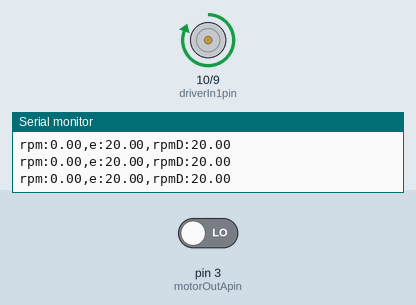
Recording of a sketch running on a simulated Arduino Uno, built with avr-gcc and run on an emulated ATmega328P. Shown: motor-driver pin pairs drawn as motors (green arrow = first pin HIGH = forward, orange = second pin HIGH = backward, longer = more drive, scaled by the enable pin), the last lines printed to the serial monitor. Inputs (shaded band) come from the test bench; at power-on: pin 3 (motorOutApin) LOW.

Above: at 0.2 s.
At 11.55 s:
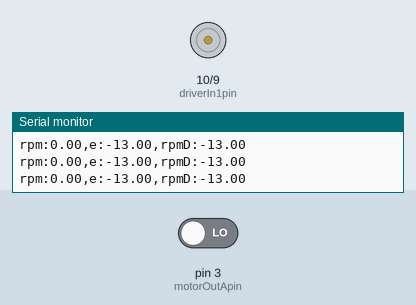
At 18.48 s:
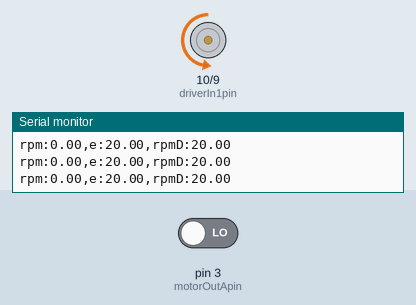
At 37.14 s:
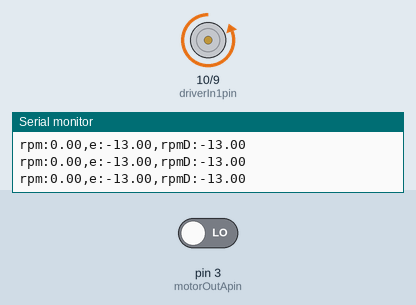
Timing chart, 0 to 39.1 s (numbered marks = the images above):
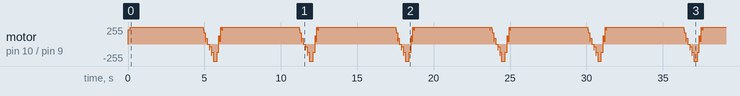

The sketch:

speedControlPID.ino
```cpp
#include <util/atomic.h>
#include <PID_v1.h>

#define potpin A0
#define pwmEnablepin 6
#define driverIn1pin 10
#define driverIn2pin 9
#define motorOutApin 3 // yellow
#define motorOutBpin 2 // white


//motorPar
double J = 0.018256, b = 0.168599, kt = 1.595349, kb = 1.56749, R = 1.746171, L = 0;

unsigned long prevT = 0;
int posPrev = 0;
double uOPrev = 0;

double rpmOPrev = 0;
volatile int posi = 0;
volatile double veli = 0;

double rpm = 10;
double u = 0;
double e = 0;

//PID parameter
double rpmD = 10;
double kp = .2, ki = 3, kd = 0;
long eintegral = 0;


PID myPID(&rpm, &u, &rpmD, kp, ki, kd, DIRECT);

void setup() {
  Serial.begin(9600);
  pinMode(potpin, INPUT); // Potentiometer
  pinMode(motorOutApin, INPUT); // yellow
  pinMode(motorOutBpin, INPUT); // white
  pinMode(driverIn1pin, OUTPUT); //1Y
  pinMode(driverIn2pin, OUTPUT); //2Y
  pinMode(pwmEnablepin, OUTPUT); // pwmEnable
  //pinMode(treading, INPUT); //test

  myPID.SetMode(AUTOMATIC);
  myPID.SetSampleTime(0.05);
  myPID.SetOutputLimits(-50,50);
  attachInterrupt(digitalPinToInterrupt(motorOutApin), readEncoder, RISING);

}

void loop() {
  // calc vel and pos
  int pos = 0;
  double vel = 0;

  ATOMIC_BLOCK(ATOMIC_RESTORESTATE) {
    pos = posi;
    vel = veli;
  }

  volatile unsigned long currT = millis();
  double deltaT = ((double) (currT - prevT)) / 1.0e3;
  if (isnan(deltaT) || deltaT<0.0001){
    deltaT = 10;
  }
  vel = (pos - posPrev) / deltaT;
  rpm = (double)(vel * 60 / 12 / 171.79);

  rpmD = 33*((sin(currT/1e3)>-0.5))-13 ;
  e = rpmD - rpm; //rpm desired
  if (isnan(e)){
    //Serial.println(isnan(e));
    //Serial.println("ok");
    e = 0;
  }
  myPID.Compute();
  double u_dot = (double)((u - uOPrev) / deltaT);

  double currV =3* 2*PI*(u * (R * b + kb * kt) + u_dot * R * J)/(kt * 60);
  //double currV =(u*3.77 + u_dot*1)/(18.64);
  int dir = 1;
  if (u < 0) {
    dir = -1;
  }
  if (currV > 6) {
    currV = 6;
  }
  int z = abs(map(currV, 0, 6, 0, 255));
  if (z > 255) {
    z = 255;
  }

//  Serial.print("rpmD:");
//  Serial.print(rpmD);
//  Serial.print(",");
  Serial.print("rpm:");
  Serial.print(rpm);
  Serial.print(",");
  Serial.print("e:");
  Serial.print(e);
  Serial.print(",");
//  Serial.print("u:");
//  Serial.print(u);
//  Serial.print(",");
  Serial.print("rpmD:");
  Serial.println(rpmD);
//  Serial.print(",");
//  Serial.print("eintegral:");
//  Serial.print(eintegral);
//  Serial.print(",");

//  Serial.print("currV:");
//  Serial.print(currV);
//  Serial.print(",");
//  Serial.print("deltaT:");
//  Serial.print(deltaT);
//  Serial.print(",");
//  Serial.print("u_dot:");
//  Serial.print(u_dot);
//  Serial.print(",");
//  Serial.print("z:");
//  Serial.println(z);

  //Serial.print(u_dot);
  //Serial.print("\t");


  posPrev = pos;
  prevT = currT;
  uOPrev = u;
  //delay(20);
  runMotorAll(dir, z);
}


void runMotorAll(int dir, int z) {
  analogWrite(pwmEnablepin, z);
  if (dir == 1) {
    digitalWrite(driverIn1pin, HIGH);
    digitalWrite(driverIn2pin, LOW);
  }
  else if (dir == -1) {
    digitalWrite(driverIn1pin, LOW);
    digitalWrite(driverIn2pin, HIGH);
  }
  else {
    digitalWrite(driverIn1pin, LOW);
    digitalWrite(driverIn2pin, LOW);
  }
}


void readEncoder() {
  int motorOutB = digitalRead(motorOutBpin);
  //A lead B for CW
  if (motorOutB < 1) {
    posi++;
  }
  else {
    posi--;
  }
}
```
